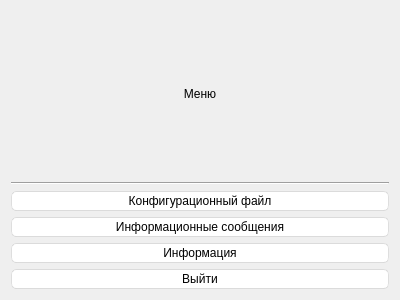
<?xml version="1.0" encoding="UTF-8"?>
<ui version="4.0">
 <class>MainMenu</class>
 <widget class="QDialog" name="MainMenu">
  <property name="geometry">
   <rect>
    <x>0</x>
    <y>0</y>
    <width>400</width>
    <height>300</height>
   </rect>
  </property>
  <property name="windowTitle">
   <string>Dialog</string>
  </property>
  <property name="styleSheet">
   <string notr="true">QMainWindow {
	background-color:#ececec;
}
QTextEdit {
	border-width: 1px;
	border-style: solid;
	border-color: qlineargradient(spread:pad, x1:0.5, y1:1, x2:0.5, y2:0, stop:0 rgba(0, 113, 255, 255), stop:1 rgba(91, 171, 252, 255));
}
QPlainTextEdit {
	border-width: 1px;
	border-style: solid;
	border-color: qlineargradient(spread:pad, x1:0.5, y1:1, x2:0.5, y2:0, stop:0 rgba(0, 113, 255, 255), stop:1 rgba(91, 171, 252, 255));
}
QToolButton {
	border-style: solid;
	border-top-color: qlineargradient(spread:pad, x1:0.5, y1:1, x2:0.5, y2:0, stop:0 rgb(215, 215, 215), stop:1 rgb(222, 222, 222));
	border-right-color: qlineargradient(spread:pad, x1:0, y1:0.5, x2:1, y2:0.5, stop:0 rgb(217, 217, 217), stop:1 rgb(227, 227, 227));
	border-left-color: qlineargradient(spread:pad, x1:0, y1:0.5, x2:1, y2:0.5, stop:0 rgb(227, 227, 227), stop:1 rgb(217, 217, 217));
	border-bottom-color: qlineargradient(spread:pad, x1:0.5, y1:1, x2:0.5, y2:0, stop:0 rgb(215, 215, 215), stop:1 rgb(222, 222, 222));
	border-width: 1px;
	border-radius: 5px;
	color: rgb(0,0,0);
	padding: 2px;
	background-color: rgb(255,255,255);
}
QToolButton:hover{
	border-style: solid;
	border-top-color: qlineargradient(spread:pad, x1:0.5, y1:1, x2:0.5, y2:0, stop:0 rgb(195, 195, 195), stop:1 rgb(222, 222, 222));
	border-right-color: qlineargradient(spread:pad, x1:0, y1:0.5, x2:1, y2:0.5, stop:0 rgb(197, 197, 197), stop:1 rgb(227, 227, 227));
	border-left-color: qlineargradient(spread:pad, x1:0, y1:0.5, x2:1, y2:0.5, stop:0 rgb(227, 227, 227), stop:1 rgb(197, 197, 197));
	border-bottom-color: qlineargradient(spread:pad, x1:0.5, y1:1, x2:0.5, y2:0, stop:0 rgb(195, 195, 195), stop:1 rgb(222, 222, 222));
	border-width: 1px;
	border-radius: 5px;
	color: rgb(0,0,0);
	padding: 2px;
	background-color: rgb(255,255,255);
}
QToolButton:pressed{
	border-style: solid;
	border-top-color: qlineargradient(spread:pad, x1:0.5, y1:1, x2:0.5, y2:0, stop:0 rgb(215, 215, 215), stop:1 rgb(222, 222, 222));
	border-right-color: qlineargradient(spread:pad, x1:0, y1:0.5, x2:1, y2:0.5, stop:0 rgb(217, 217, 217), stop:1 rgb(227, 227, 227));
	border-left-color: qlineargradient(spread:pad, x1:0, y1:0.5, x2:1, y2:0.5, stop:0 rgb(227, 227, 227), stop:1 rgb(217, 217, 217));
	border-bottom-color: qlineargradient(spread:pad, x1:0.5, y1:1, x2:0.5, y2:0, stop:0 rgb(215, 215, 215), stop:1 rgb(222, 222, 222));
	border-width: 1px;
	border-radius: 5px;
	color: rgb(0,0,0);
	padding: 2px;
	background-color: rgb(142,142,142);
}
QPushButton{
	border-style: solid;
	border-top-color: qlineargradient(spread:pad, x1:0.5, y1:1, x2:0.5, y2:0, stop:0 rgb(215, 215, 215), stop:1 rgb(222, 222, 222));
	border-right-color: qlineargradient(spread:pad, x1:0, y1:0.5, x2:1, y2:0.5, stop:0 rgb(217, 217, 217), stop:1 rgb(227, 227, 227));
	border-left-color: qlineargradient(spread:pad, x1:0, y1:0.5, x2:1, y2:0.5, stop:0 rgb(227, 227, 227), stop:1 rgb(217, 217, 217));
	border-bottom-color: qlineargradient(spread:pad, x1:0.5, y1:1, x2:0.5, y2:0, stop:0 rgb(215, 215, 215), stop:1 rgb(222, 222, 222));
	border-width: 1px;
	border-radius: 5px;
	color: rgb(0,0,0);
	padding: 2px;
	background-color: rgb(255,255,255);
}
QPushButton::default{
	border-style: solid;
	border-top-color: qlineargradient(spread:pad, x1:0.5, y1:1, x2:0.5, y2:0, stop:0 rgb(215, 215, 215), stop:1 rgb(222, 222, 222));
	border-right-color: qlineargradient(spread:pad, x1:0, y1:0.5, x2:1, y2:0.5, stop:0 rgb(217, 217, 217), stop:1 rgb(227, 227, 227));
	border-left-color: qlineargradient(spread:pad, x1:0, y1:0.5, x2:1, y2:0.5, stop:0 rgb(227, 227, 227), stop:1 rgb(217, 217, 217));
	border-bottom-color: qlineargradient(spread:pad, x1:0.5, y1:1, x2:0.5, y2:0, stop:0 rgb(215, 215, 215), stop:1 rgb(222, 222, 222));
	border-width: 1px;
	border-radius: 5px;
	color: rgb(0,0,0);
	padding: 2px;
	background-color: rgb(255,255,255);
}
QPushButton:hover{
	border-style: solid;
	border-top-color: qlineargradient(spread:pad, x1:0.5, y1:1, x2:0.5, y2:0, stop:0 rgb(195, 195, 195), stop:1 rgb(222, 222, 222));
	border-right-color: qlineargradient(spread:pad, x1:0, y1:0.5, x2:1, y2:0.5, stop:0 rgb(197, 197, 197), stop:1 rgb(227, 227, 227));
	border-left-color: qlineargradient(spread:pad, x1:0, y1:0.5, x2:1, y2:0.5, stop:0 rgb(227, 227, 227), stop:1 rgb(197, 197, 197));
	border-bottom-color: qlineargradient(spread:pad, x1:0.5, y1:1, x2:0.5, y2:0, stop:0 rgb(195, 195, 195), stop:1 rgb(222, 222, 222));
	border-width: 1px;
	border-radius: 5px;
	color: #FFFFFF;
	padding: 2px;
    background-color: qlineargradient(spread:pad, x1:0.5, y1:1, x2:0.5, y2:0, stop:0 rgba(0, 113, 255, 255), stop:1 rgba(91, 171, 252, 255));
}
QPushButton:pressed{
	border-style: solid;
	border-top-color: qlineargradient(spread:pad, x1:0.5, y1:1, x2:0.5, y2:0, stop:0 rgb(215, 215, 215), stop:1 rgb(222, 222, 222));
	border-right-color: qlineargradient(spread:pad, x1:0, y1:0.5, x2:1, y2:0.5, stop:0 rgb(217, 217, 217), stop:1 rgb(227, 227, 227));
	border-left-color: qlineargradient(spread:pad, x1:0, y1:0.5, x2:1, y2:0.5, stop:0 rgb(227, 227, 227), stop:1 rgb(217, 217, 217));
	border-bottom-color: qlineargradient(spread:pad, x1:0.5, y1:1, x2:0.5, y2:0, stop:0 rgb(215, 215, 215), stop:1 rgb(222, 222, 222));
	border-width: 1px;
	border-radius: 5px;
	color: #FFFFFF;
	padding: 2px;
  	background-color: qlineargradient(spread:pad, x1:0.5, y1:1, x2:0.5, y2:0, stop:0 rgba(0, 88, 212, 255), stop:1 rgba(0, 74, 179, 255));
}
QPushButton:disabled{
	border-style: solid;
	border-top-color: qlineargradient(spread:pad, x1:0.5, y1:1, x2:0.5, y2:0, stop:0 rgb(215, 215, 215), stop:1 rgb(222, 222, 222));
	border-right-color: qlineargradient(spread:pad, x1:0, y1:0.5, x2:1, y2:0.5, stop:0 rgb(217, 217, 217), stop:1 rgb(227, 227, 227));
	border-left-color: qlineargradient(spread:pad, x1:0, y1:0.5, x2:1, y2:0.5, stop:0 rgb(227, 227, 227), stop:1 rgb(217, 217, 217));
	border-bottom-color: qlineargradient(spread:pad, x1:0.5, y1:1, x2:0.5, y2:0, stop:0 rgb(215, 215, 215), stop:1 rgb(222, 222, 222));
	border-width: 1px;
	border-radius: 5px;
	color: #808086;
	padding: 2px;
	background-color: rgb(142,142,142);
}
QLineEdit {
	border-width: 1px; border-radius: 4px;
	border-style: solid;
	border-color: qlineargradient(spread:pad, x1:0.5, y1:1, x2:0.5, y2:0, stop:0 rgba(0, 113, 255, 255), stop:1 rgba(91, 171, 252, 255));
}
QLabel {
	color: #000000;
}
QLCDNumber {
	color: rgb(0, 113, 255, 255);
}
QProgressBar {
	text-align: center;
	color: rgb(240, 240, 240);
	border-width: 1px; 
	border-radius: 10px;
	border-color: rgb(230, 230, 230);
	border-style: solid;
	background-color:rgb(207,207,207);
}
QProgressBar::chunk {
	background-color: qlineargradient(spread:pad, x1:0.5, y1:1, x2:0.5, y2:0, stop:0 rgba(49, 147, 250, 255), stop:1 rgba(34, 142, 255, 255));
	border-radius: 10px;
}
QMenuBar {
	background-color: qlineargradient(spread:pad, x1:0.5, y1:1, x2:0.5, y2:0, stop:0 rgba(207, 209, 207, 255), stop:1 rgba(230, 229, 230, 255));
}
QMenuBar::item {
	color: #000000;
  	spacing: 3px;
  	padding: 1px 4px;
	background-color: qlineargradient(spread:pad, x1:0.5, y1:1, x2:0.5, y2:0, stop:0 rgba(207, 209, 207, 255), stop:1 rgba(230, 229, 230, 255));
}

QMenuBar::item:selected {
  	background-color: qlineargradient(spread:pad, x1:0.5, y1:1, x2:0.5, y2:0, stop:0 rgba(0, 113, 255, 255), stop:1 rgba(91, 171, 252, 255));
	color: #FFFFFF;
}
QMenu::item:selected {
	border-style: solid;
	border-top-color: transparent;
	border-right-color: transparent;
	border-left-color: qlineargradient(spread:pad, x1:0.5, y1:1, x2:0.5, y2:0, stop:0 rgba(0, 113, 255, 255), stop:1 rgba(91, 171, 252, 255));
	border-bottom-color: transparent;
	border-left-width: 2px;
	color: #000000;
	padding-left:15px;
	padding-top:4px;
	padding-bottom:4px;
	padding-right:7px;
}
QMenu::item {
	border-style: solid;
	border-top-color: transparent;
	border-right-color: transparent;
	border-left-color: transparent;
	border-bottom-color: transparent;
	border-bottom-width: 1px;
	color: #000000;
	padding-left:17px;
	padding-top:4px;
	padding-bottom:4px;
	padding-right:7px;
}
QTabWidget {
	color:rgb(0,0,0);
	background-color:#000000;
}
QTabWidget::pane {
		border-color: rgb(223,223,223);
		background-color:rgb(226,226,226);
		border-style: solid;
		border-width: 2px;
    	border-radius: 6px;
}
QTabBar::tab:first {
	border-style: solid;
	border-left-width:1px;
	border-right-width:0px;
	border-top-width:1px;
	border-bottom-width:1px;
	border-top-color: rgb(209,209,209);
	border-left-color: qlineargradient(spread:pad, x1:0.5, y1:1, x2:0.5, y2:0, stop:0 rgba(209, 209, 209, 209), stop:1 rgba(229, 229, 229, 229));
	border-bottom-color: rgb(229,229,229);
	border-top-left-radius: 4px;
	border-bottom-left-radius: 4px;
	color: #000000;
	padding: 3px;
	margin-left:0px;
	background-color: qlineargradient(spread:pad, x1:0.5, y1:1, x2:0.5, y2:0, stop:0 rgba(247, 247, 247, 255), stop:1 rgba(255, 255, 255, 255));
}
QTabBar::tab:last {
	border-style: solid;
	border-width:1px;
	border-top-color: rgb(209,209,209);
	border-left-color: qlineargradient(spread:pad, x1:0.5, y1:1, x2:0.5, y2:0, stop:0 rgba(209, 209, 209, 209), stop:1 rgba(229, 229, 229, 229));
	border-right-color: qlineargradient(spread:pad, x1:0.5, y1:1, x2:0.5, y2:0, stop:0 rgba(209, 209, 209, 209), stop:1 rgba(229, 229, 229, 229));
	border-bottom-color: rgb(229,229,229);
	border-top-right-radius: 4px;
	border-bottom-right-radius: 4px;
	color: #000000;
	padding: 3px;
	margin-left:0px;
	background-color: qlineargradient(spread:pad, x1:0.5, y1:1, x2:0.5, y2:0, stop:0 rgba(247, 247, 247, 255), stop:1 rgba(255, 255, 255, 255));
}
QTabBar::tab {
	border-style: solid;
	border-top-width:1px;
	border-bottom-width:1px;
	border-left-width:1px;
	border-top-color: rgb(209,209,209);
	border-left-color: qlineargradient(spread:pad, x1:0.5, y1:1, x2:0.5, y2:0, stop:0 rgba(209, 209, 209, 209), stop:1 rgba(229, 229, 229, 229));
	border-bottom-color: rgb(229,229,229);
	color: #000000;
	padding: 3px;
	margin-left:0px;
	background-color: qlineargradient(spread:pad, x1:0.5, y1:1, x2:0.5, y2:0, stop:0 rgba(247, 247, 247, 255), stop:1 rgba(255, 255, 255, 255));
}
QTabBar::tab:selected, QTabBar::tab:last:selected, QTabBar::tab:hover {
  	border-style: solid;
  	border-left-width:1px;
	border-right-color: transparent;
	border-top-color: rgb(209,209,209);
	border-left-color: qlineargradient(spread:pad, x1:0.5, y1:1, x2:0.5, y2:0, stop:0 rgba(209, 209, 209, 209), stop:1 rgba(229, 229, 229, 229));
	border-bottom-color: rgb(229,229,229);
	color: #FFFFFF;
	padding: 3px;
	margin-left:0px;
	background-color: qlineargradient(spread:pad, x1:0.5, y1:1, x2:0.5, y2:0, stop:0 rgba(0, 113, 255, 255), stop:1 rgba(91, 171, 252, 255));
}

QTabBar::tab:selected, QTabBar::tab:first:selected, QTabBar::tab:hover {
  	border-style: solid;
  	border-left-width:1px;
  	border-bottom-width:1px;
  	border-top-width:1px;
	border-right-color: transparent;
	border-top-color: rgb(209,209,209);
	border-left-color: qlineargradient(spread:pad, x1:0.5, y1:1, x2:0.5, y2:0, stop:0 rgba(209, 209, 209, 209), stop:1 rgba(229, 229, 229, 229));
	border-bottom-color: rgb(229,229,229);
	color: #FFFFFF;
	padding: 3px;
	margin-left:0px;
	background-color: qlineargradient(spread:pad, x1:0.5, y1:1, x2:0.5, y2:0, stop:0 rgba(0, 113, 255, 255), stop:1 rgba(91, 171, 252, 255));
}

QCheckBox {
	color: #000000;
	padding: 2px;
}
QCheckBox:disabled {
	color: #808086;
	padding: 2px;
}

QCheckBox:hover {
	border-radius:4px;
	border-style:solid;
	padding-left: 1px;
	padding-right: 1px;
	padding-bottom: 1px;
	padding-top: 1px;
	border-width:1px;
	border-color: transparent;
}
QCheckBox::indicator:checked {

	height: 10px;
	width: 10px;
	border-style:solid;
	border-width: 1px;
	border-color: qlineargradient(spread:pad, x1:0.5, y1:1, x2:0.5, y2:0, stop:0 rgba(0, 113, 255, 255), stop:1 rgba(91, 171, 252, 255));
	color: #000000;
	background-color: qlineargradient(spread:pad, x1:0.5, y1:1, x2:0.5, y2:0, stop:0 rgba(0, 113, 255, 255), stop:1 rgba(91, 171, 252, 255));
}
QCheckBox::indicator:unchecked {

	height: 10px;
	width: 10px;
	border-style:solid;
	border-width: 1px;
	border-color: qlineargradient(spread:pad, x1:0.5, y1:1, x2:0.5, y2:0, stop:0 rgba(0, 113, 255, 255), stop:1 rgba(91, 171, 252, 255));
	color: #000000;
}
QRadioButton {
	color: 000000;
	padding: 1px;
}
QRadioButton::indicator:checked {
	height: 10px;
	width: 10px;
	border-style:solid;
	border-radius:5px;
	border-width: 1px;
	border-color: qlineargradient(spread:pad, x1:0.5, y1:1, x2:0.5, y2:0, stop:0 rgba(0, 113, 255, 255), stop:1 rgba(91, 171, 252, 255));
	color: #a9b7c6;
	background-color: qlineargradient(spread:pad, x1:0.5, y1:1, x2:0.5, y2:0, stop:0 rgba(0, 113, 255, 255), stop:1 rgba(91, 171, 252, 255));
}
QRadioButton::indicator:!checked {
	height: 10px;
	width: 10px;
	border-style:solid;
	border-radius:5px;
	border-width: 1px;
	border-color: qlineargradient(spread:pad, x1:0.5, y1:1, x2:0.5, y2:0, stop:0 rgba(0, 113, 255, 255), stop:1 rgba(91, 171, 252, 255));
	color: #a9b7c6;
	background-color: transparent;
}
QStatusBar {
	color:#027f7f;
}
QSpinBox {
	border-style: solid;
	border-width: 1px;
	border-color: qlineargradient(spread:pad, x1:0.5, y1:1, x2:0.5, y2:0, stop:0 rgba(0, 113, 255, 255), stop:1 rgba(91, 171, 252, 255));
}
QDoubleSpinBox {
	border-style: solid;
	border-width: 1px;
	border-color: qlineargradient(spread:pad, x1:0.5, y1:1, x2:0.5, y2:0, stop:0 rgba(0, 113, 255, 255), stop:1 rgba(91, 171, 252, 255));
}
QTimeEdit {
	border-style: solid;
	border-width: 1px;
	border-color: qlineargradient(spread:pad, x1:0.5, y1:1, x2:0.5, y2:0, stop:0 rgba(0, 113, 255, 255), stop:1 rgba(91, 171, 252, 255));
}
QDateTimeEdit {
	border-style: solid;
	border-width: 1px;
	border-color: qlineargradient(spread:pad, x1:0.5, y1:1, x2:0.5, y2:0, stop:0 rgba(0, 113, 255, 255), stop:1 rgba(91, 171, 252, 255));
}
QDateEdit {
	border-style: solid;
	border-width: 1px;
	border-color: qlineargradient(spread:pad, x1:0.5, y1:1, x2:0.5, y2:0, stop:0 rgba(0, 113, 255, 255), stop:1 rgba(91, 171, 252, 255));
}

QToolBox {
	color: #a9b7c6;
	background-color:#000000;
}
QToolBox::tab {
	color: #a9b7c6;
	background-color:#000000;
}
QToolBox::tab:selected {
	color: #FFFFFF;
	background-color:#000000;
}
QScrollArea {
	color: #FFFFFF;
	background-color:#000000;
}
QSlider::groove:horizontal {
	height: 5px;
	background-color: qlineargradient(spread:pad, x1:0.5, y1:1, x2:0.5, y2:0, stop:0 rgba(49, 147, 250, 255), stop:1 rgba(34, 142, 255, 255));
}
QSlider::groove:vertical {
	width: 5px;
	background-color: qlineargradient(spread:pad, x1:0.5, y1:1, x2:0.5, y2:0, stop:0 rgba(49, 147, 250, 255), stop:1 rgba(34, 142, 255, 255));
}
QSlider::handle:horizontal {
	background: rgb(253,253,253);
	border-style: solid;
	border-width: 1px;
	border-color: rgb(207,207,207);
	width: 12px;
	margin: -5px 0;
	border-radius: 7px;
}
QSlider::handle:vertical {
	background: rgb(253,253,253);
	border-style: solid;
	border-width: 1px;
	border-color: rgb(207,207,207);
	height: 12px;
	margin: 0 -5px;
	border-radius: 7px;
}
QSlider::add-page:horizontal {
    background: rgb(181,181,181);
}
QSlider::add-page:vertical {
    background: rgb(181,181,181);
}
QSlider::sub-page:horizontal {
    background-color: qlineargradient(spread:pad, x1:0.5, y1:1, x2:0.5, y2:0, stop:0 rgba(49, 147, 250, 255), stop:1 rgba(34, 142, 255, 255));
}
QSlider::sub-page:vertical {
    background-color: qlineargradient(spread:pad, y1:0.5, x1:1, y2:0.5, x2:0, stop:0 rgba(49, 147, 250, 255), stop:1 rgba(34, 142, 255, 255));
}
QScrollBar:horizontal {
	max-height: 20px;
	border: 1px transparent grey;
	margin: 0px 20px 0px 20px;
}
QScrollBar:vertical {
	max-width: 20px;
	border: 1px transparent grey;
	margin: 20px 0px 20px 0px;
}
QScrollBar::handle:horizontal {
	background: rgb(253,253,253);
	border-style: solid;
	border-width: 1px;
	border-color: rgb(207,207,207);
	border-radius: 7px;
	min-width: 25px;
}
QScrollBar::handle:horizontal:hover {
	background: rgb(253,253,253);
	border-style: solid;
	border-width: 1px;
	border-color: rgb(147, 200, 200);
	border-radius: 7px;
	min-width: 25px;
}
QScrollBar::handle:vertical {
	background: rgb(253,253,253);
	border-style: solid;
	border-width: 1px;
	border-color: rgb(207,207,207);
	border-radius: 7px;
	min-height: 25px;
}
QScrollBar::handle:vertical:hover {
	background: rgb(253,253,253);
	border-style: solid;
	border-width: 1px;
	border-color: rgb(147, 200, 200);
	border-radius: 7px;
	min-height: 25px;
}
QScrollBar::add-line:horizontal {
   border: 2px transparent grey;
   border-top-right-radius: 7px;
   border-bottom-right-radius: 7px;
   background: rgba(34, 142, 255, 255);
   width: 20px;
   subcontrol-position: right;
   subcontrol-origin: margin;
}
QScrollBar::add-line:horizontal:pressed {
   border: 2px transparent grey;
   border-top-right-radius: 7px;
   border-bottom-right-radius: 7px;
   background: rgb(181,181,181);
   width: 20px;
   subcontrol-position: right;
   subcontrol-origin: margin;
}
QScrollBar::add-line:vertical {
   border: 2px transparent grey;
   border-bottom-left-radius: 7px;
   border-bottom-right-radius: 7px;
   background: rgba(34, 142, 255, 255);
   height: 20px;
   subcontrol-position: bottom;
   subcontrol-origin: margin;
}
QScrollBar::add-line:vertical:pressed {
   border: 2px transparent grey;
   border-bottom-left-radius: 7px;
   border-bottom-right-radius: 7px;
   background: rgb(181,181,181);
   height: 20px;
   subcontrol-position: bottom;
   subcontrol-origin: margin;
}
QScrollBar::sub-line:horizontal {
   border: 2px transparent grey;
   border-top-left-radius: 7px;
   border-bottom-left-radius: 7px;
   background: rgba(34, 142, 255, 255);
   width: 20px;
   subcontrol-position: left;
   subcontrol-origin: margin;
}
QScrollBar::sub-line:horizontal:pressed {
   border: 2px transparent grey;
   border-top-left-radius: 7px;
   border-bottom-left-radius: 7px;
   background: rgb(181,181,181);
   width: 20px;
   subcontrol-position: left;
   subcontrol-origin: margin;
}
QScrollBar::sub-line:vertical {
   border: 2px transparent grey;
   border-top-left-radius: 7px;
   border-top-right-radius: 7px;
   background: rgba(34, 142, 255, 255);
   height: 20px;
   subcontrol-position: top;
   subcontrol-origin: margin;
}
QScrollBar::sub-line:vertical:pressed {
   border: 2px transparent grey;
   border-top-left-radius: 7px;
   border-top-right-radius: 7px;
   background: rgb(181,181,181);
   height: 20px;
   subcontrol-position: top;
   subcontrol-origin: margin;
}
QScrollBar::left-arrow:horizontal {
   border: 1px transparent grey;
   border-top-left-radius: 3px;
   border-bottom-left-radius: 3px;
   width: 6px;
   height: 6px;
   background: white;
}
QScrollBar::right-arrow:horizontal {
   border: 1px transparent grey;
   border-top-right-radius: 3px;
   border-bottom-right-radius: 3px;
   width: 6px;
   height: 6px;
   background: white;
}
QScrollBar::up-arrow:vertical {
   border: 1px transparent grey;
   border-top-left-radius: 3px;
   border-top-right-radius: 3px;
   width: 6px;
   height: 6px;
   background: white;
}
QScrollBar::down-arrow:vertical {
   border: 1px transparent grey;
   border-bottom-left-radius: 3px;
   border-bottom-right-radius: 3px;
   width: 6px;
   height: 6px;
   background: white;
}
QScrollBar::add-page:horizontal, QScrollBar::sub-page:horizontal {
   background: none;
}
QScrollBar::add-page:vertical, QScrollBar::sub-page:vertical {
   background: none;
}</string>
  </property>
  <layout class="QHBoxLayout" name="horizontalLayout">
   <item>
    <layout class="QVBoxLayout" name="verticalLayout">
     <item>
      <widget class="QLabel" name="label">
       <property name="text">
        <string>Меню</string>
       </property>
       <property name="alignment">
        <set>Qt::AlignCenter</set>
       </property>
      </widget>
     </item>
     <item>
      <widget class="Line" name="line">
       <property name="orientation">
        <enum>Qt::Horizontal</enum>
       </property>
      </widget>
     </item>
     <item>
      <widget class="QPushButton" name="confButton">
       <property name="sizePolicy">
        <sizepolicy hsizetype="Preferred" vsizetype="Fixed">
         <horstretch>0</horstretch>
         <verstretch>0</verstretch>
        </sizepolicy>
       </property>
       <property name="text">
        <string>Конфигурационный файл</string>
       </property>
      </widget>
     </item>
     <item>
      <widget class="QPushButton" name="infoButton">
       <property name="sizePolicy">
        <sizepolicy hsizetype="Preferred" vsizetype="Fixed">
         <horstretch>0</horstretch>
         <verstretch>0</verstretch>
        </sizepolicy>
       </property>
       <property name="text">
        <string>Информационные сообщения</string>
       </property>
      </widget>
     </item>
     <item>
      <widget class="QPushButton" name="aboutButton">
       <property name="text">
        <string>Информация</string>
       </property>
      </widget>
     </item>
     <item>
      <widget class="QPushButton" name="exitButton">
       <property name="sizePolicy">
        <sizepolicy hsizetype="Preferred" vsizetype="Fixed">
         <horstretch>0</horstretch>
         <verstretch>0</verstretch>
        </sizepolicy>
       </property>
       <property name="text">
        <string>Выйти</string>
       </property>
      </widget>
     </item>
    </layout>
   </item>
  </layout>
 </widget>
 <resources/>
 <connections/>
</ui>
